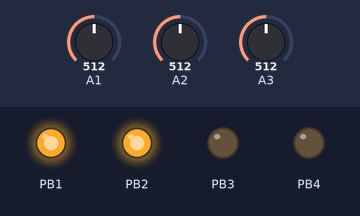
Bench run of a sketch on a simulated ATtiny85, built with avr-gcc and run on an emulated ATtiny85. On the bench: output pins drawn as LEDs (lit = HIGH). The test bench sets the inputs (shaded band); at power-on: A1 = 512, A2 = 512, A3 = 512.

Above: at 0.1 s.
Timing chart, 0 to 1.6 s (numbered marks = the images above):
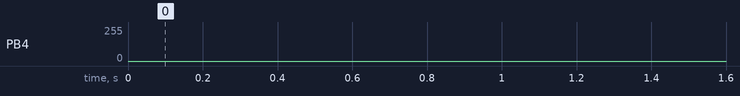

The sketch:

demo-master.ino
```cpp
#define WHICH_PWM 4
#define WHICH_LED 3

#include "/tmp/jerboa/jerboa.h"
#include "/tmp/jerboa/net1.h"

void Setup() {
  Master::Setup();
}

void Loop() {
  byte i = 0;
  while (1) {
    Master::Send(i);
    OUT_F(i);

    SpinDelay(2);
    ++i;
  }
}
```
